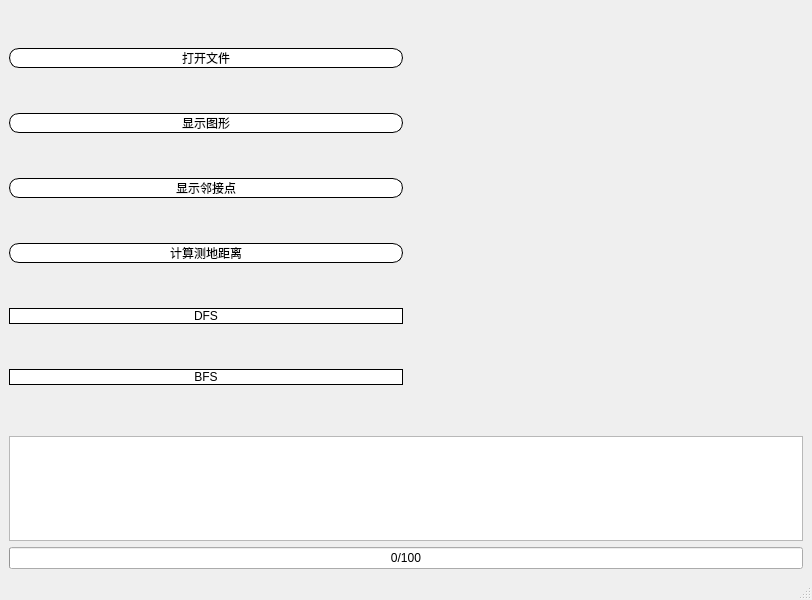
<?xml version="1.0" encoding="UTF-8"?>
<ui version="4.0">
 <class>MainWindow</class>
 <widget class="QMainWindow" name="MainWindow">
  <property name="geometry">
   <rect>
    <x>0</x>
    <y>0</y>
    <width>812</width>
    <height>600</height>
   </rect>
  </property>
  <property name="windowTitle">
   <string>MainWindow</string>
  </property>
  <property name="toolTip">
   <string/>
  </property>
  <property name="toolTipDuration">
   <number>-1</number>
  </property>
  <widget class="QWidget" name="centralwidget">
   <layout class="QVBoxLayout" name="verticalLayout_2" stretch="4,1,1">
    <item>
     <layout class="QHBoxLayout" name="horizontalLayout" stretch="1,1">
      <item>
       <layout class="QVBoxLayout" name="verticalLayout">
        <item>
         <widget class="QPushButton" name="openFileButton">
          <property name="toolTip">
           <string>点击以打开文件</string>
          </property>
          <property name="toolTipDuration">
           <number>1500</number>
          </property>
          <property name="styleSheet">
           <string notr="true">QPushButton {
    background-color: white;
    border: 1px solid black;
    border-radius: 10px;
}
QPushButton:hover {
    background-color: lightgray;
}
QPushButton:pressed {
    background-color: gray;
}
</string>
          </property>
          <property name="text">
           <string>打开文件</string>
          </property>
         </widget>
        </item>
        <item>
         <widget class="QPushButton" name="graph_show_button">
          <property name="toolTip">
           <string>点击以显示图形</string>
          </property>
          <property name="toolTipDuration">
           <number>1500</number>
          </property>
          <property name="styleSheet">
           <string notr="true">QPushButton {
    background-color: white;
    border: 1px solid black;
    border-radius: 10px;
}
QPushButton:hover {
    background-color: lightgray;
}
QPushButton:pressed {
    background-color: gray;
}
</string>
          </property>
          <property name="text">
           <string>显示图形</string>
          </property>
         </widget>
        </item>
        <item>
         <widget class="QPushButton" name="graph_show_neighbors_button">
          <property name="toolTip">
           <string>输入一个点，显示该点的第一、第二邻接点</string>
          </property>
          <property name="toolTipDuration">
           <number>1500</number>
          </property>
          <property name="styleSheet">
           <string notr="true">QPushButton {
    background-color: white;
    border: 1px solid black;
    border-radius: 10px;
}
QPushButton:hover {
    background-color: lightgray;
}
QPushButton:pressed {
    background-color: gray;
}
</string>
          </property>
          <property name="text">
           <string>显示邻接点</string>
          </property>
         </widget>
        </item>
        <item>
         <widget class="QPushButton" name="dijkstra_button">
          <property name="toolTip">
           <string>输入两个点，计算并显示两点的测地距离和具体路径</string>
          </property>
          <property name="toolTipDuration">
           <number>1500</number>
          </property>
          <property name="styleSheet">
           <string notr="true">QPushButton {
    background-color: white;
    border: 1px solid black;
    border-radius: 10px;
}
QPushButton:hover {
    background-color: lightgray;
}
QPushButton:pressed {
    background-color: gray;
}
</string>
          </property>
          <property name="text">
           <string>计算测地距离</string>
          </property>
         </widget>
        </item>
        <item>
         <widget class="QPushButton" name="dfs_button">
          <property name="toolTip">
           <string>选择一个点并以深度优先绘制图形</string>
          </property>
          <property name="toolTipDuration">
           <number>1500</number>
          </property>
          <property name="styleSheet">
           <string notr="true">QPushButton {
    background-color: white;
    border: 1px solid black;
    border-radius: 10px;
}
QPushButton:hover {
    background-color: lightgray;
}
QPushButton:pressed {
    background-color: gray;
}
</string>
          </property>
          <property name="text">
           <string>DFS</string>
          </property>
         </widget>
        </item>
        <item>
         <widget class="QPushButton" name="bfs_button">
          <property name="toolTip">
           <string>选择一个点并以宽度优先绘制图形</string>
          </property>
          <property name="toolTipDuration">
           <number>1500</number>
          </property>
          <property name="styleSheet">
           <string notr="true">QPushButton {
    background-color: white;
    border: 1px solid black;
    border-radius: 10px;
}
QPushButton:hover {
    background-color: lightgray;
}
QPushButton:pressed {
    background-color: gray;
}
</string>
          </property>
          <property name="text">
           <string>BFS</string>
          </property>
         </widget>
        </item>
       </layout>
      </item>
      <item>
       <widget class="MPLWidget" name="mplwidget" native="true"/>
      </item>
     </layout>
    </item>
    <item>
     <widget class="QTextEdit" name="info_board">
      <property name="autoFormatting">
       <set>QTextEdit::AutoNone</set>
      </property>
      <property name="readOnly">
       <bool>true</bool>
      </property>
     </widget>
    </item>
    <item>
     <widget class="QProgressBar" name="progress_bar">
      <property name="autoFillBackground">
       <bool>false</bool>
      </property>
      <property name="value">
       <number>0</number>
      </property>
      <property name="textDirection">
       <enum>QProgressBar::TopToBottom</enum>
      </property>
      <property name="format">
       <string>%v/%m</string>
      </property>
     </widget>
    </item>
   </layout>
  </widget>
  <widget class="QMenuBar" name="menubar">
   <property name="geometry">
    <rect>
     <x>0</x>
     <y>0</y>
     <width>812</width>
     <height>36</height>
    </rect>
   </property>
  </widget>
  <widget class="QStatusBar" name="statusbar"/>
 </widget>
 <customwidgets>
  <customwidget>
   <class>MPLWidget</class>
   <extends>QWidget</extends>
   <header>mplwidget.h</header>
   <container>1</container>
  </customwidget>
 </customwidgets>
 <resources/>
 <connections/>
</ui>
